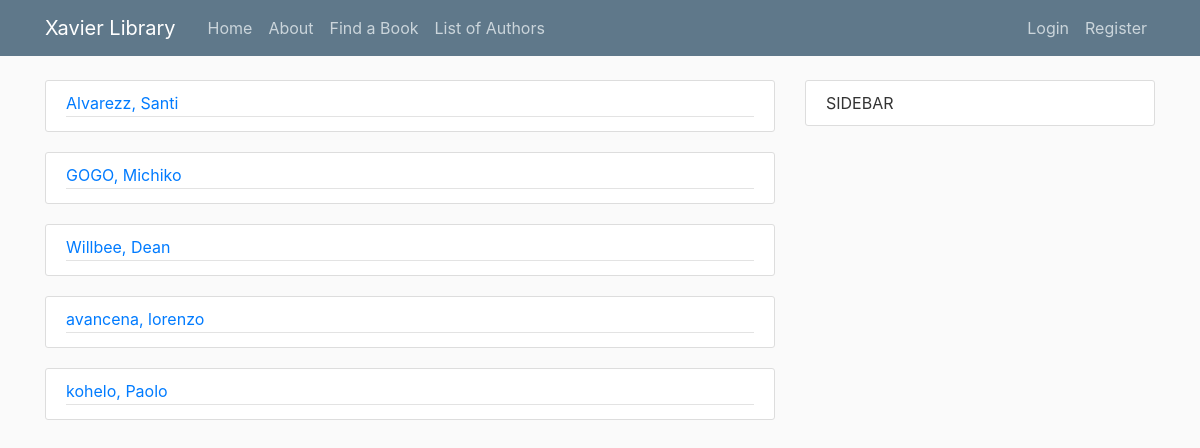
/author/, run on an earlier commit of the app's database.
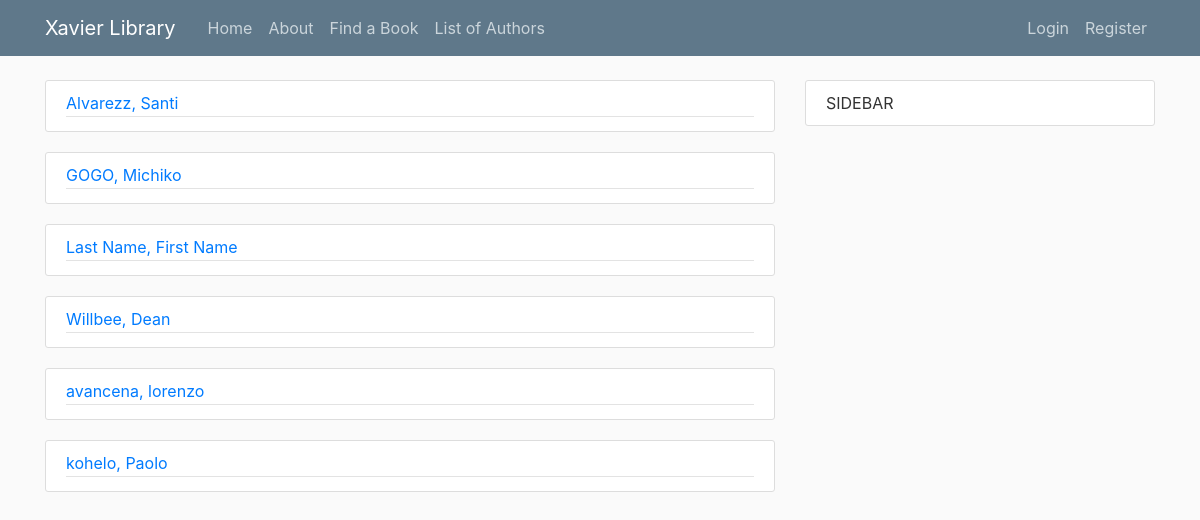
And on a later commit of the database.
### library/models.py (models this page shows, shortened)
class Author(models.Model):
    first_name = models.CharField(max_length=100)
    last_name = models.CharField(max_length=100)
    date_of_birth = models.DateField(null=True, blank=True)
    date_of_death = models.DateField('died', null=True, blank=True)
    class Meta:
        ordering = ['last_name', 'first_name']
    def __str__(self):
        return '{0}, {1}'.format(self.last_name, self.first_name)

### library/views.py (the view)
# urls.py: path('author/', AuthorListView.as_view(), name='author-list'),
class AuthorListView(ListView):
	template_name = 'library/author.html'
	context_object_name = 'authors'
	model = Author

### library/templates/library/author.html
{% extends "library/base.html" %}
{% block content%}
    {% for author in authors %}
        <article class="media content-section" style="display: block">
            <div class="article-metadata">
                <a href="{% url 'author-detail' author.id %}">{{ author }}</a>
            </div>
		</article>
    {% endfor %}
{% endblock content %}

What changed in the data, as far as the page shows it:
added Author: last_name+first_name "Last Name, First Name"
